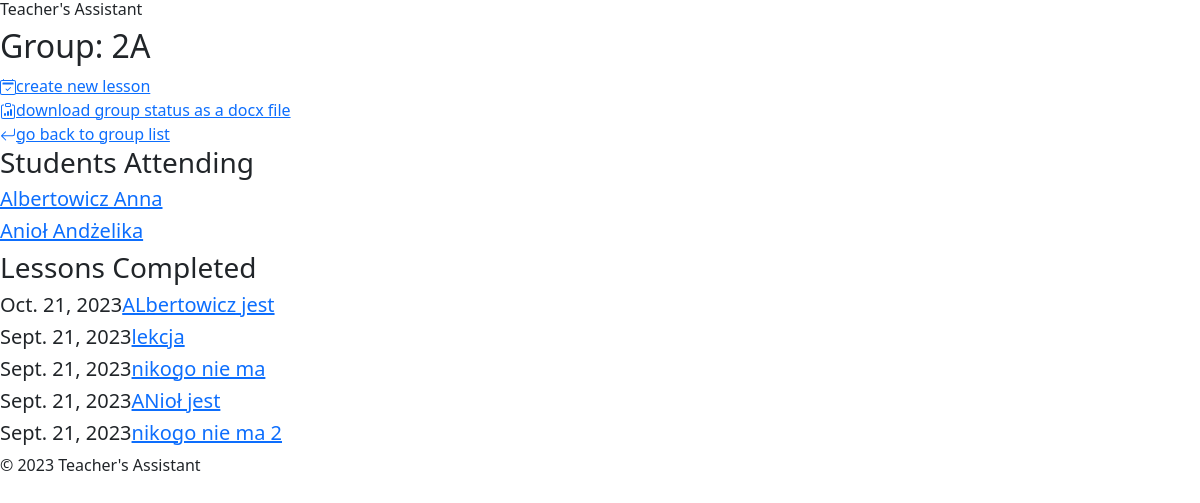
/groups/2A/, run on an earlier commit of the app's database.
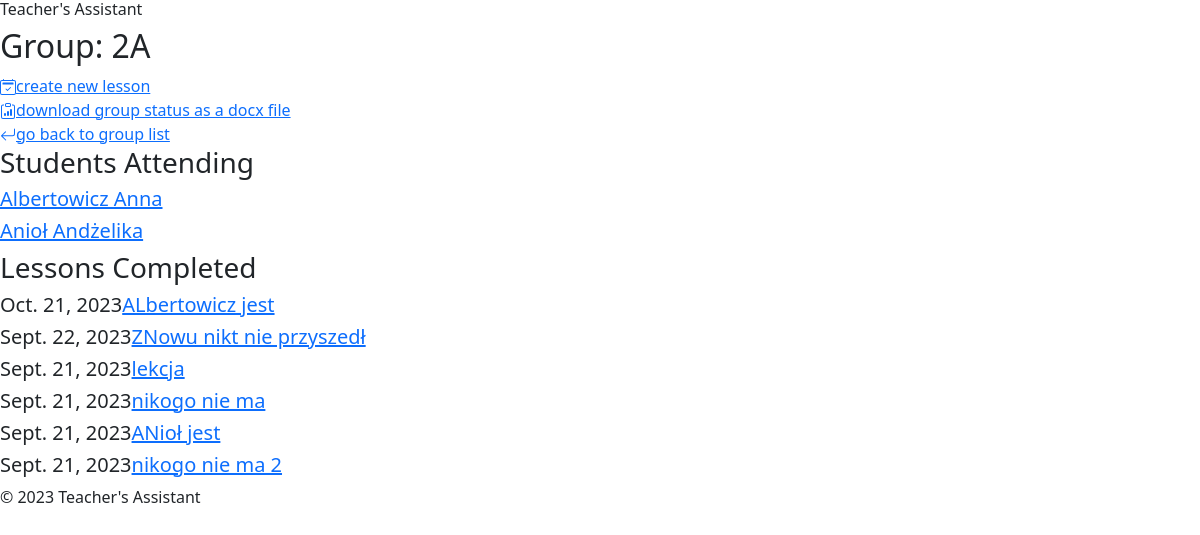
And on a later commit of the database.
### groups/models.py (models this page shows, shortened)
class Student(ms.Model):
    name = ms.CharField(max_length=20, help_text="The student's first name.")
    surname = ms.CharField(max_length=20, help_text="The student's last name.")
    group = ms.ForeignKey(Group, on_delete=ms.CASCADE, help_text="The group to which the student belongs.")
    def __str__(self):
        return f"{self.surname} {self.name}"

class Lesson(ms.Model):
    date = ms.DateField(default=timezone.now)
    subject = ms.CharField(max_length=50, help_text="The subject of the lesson.")
    group = ms.ForeignKey(Group, on_delete=ms.CASCADE, help_text="The group that participated in the lesson.")
    students_present = ms.ManyToManyField(Student, blank=True, related_name='lessons_present')
    students_absent = ms.ManyToManyField(Student, blank=True, related_name='lessons_absent')

### groups/views.py (the view)
# urls.py: path('<str:lvl>/', views.group_lessons, name='group_lessons'),
def group_lessons(request, lvl):
    group = get_object_or_404(Group, level=lvl)
    lessons = Lesson.objects.filter(group=group).order_by('-date')
    students_in = Student.objects.filter(group=group).order_by('surname')
    return render(request, 'groups/group_lessons.html', {'group':group, 'lessons':lessons, 'students_in':students_in})

### templates/groups/group_lessons.html
{% extends 'groups/base.html' %}
{% block content %}
<h2>Group: {{group.level}}</h2>
<a href="{% url 'new_lesson' lvl=group.level %}">
                    {% include './icons/calendar2-check.svg' %}create new lesson</a>
<br>
<a href="{% url 'get_status' lvl=group.level %}">
		    {% include './icons/clipboard-data.svg' %}download group status as a docx file</a>
<br>
<a href="{% url 'group_list' %}">
	{% include './icons/arrow-return-left.svg' %}go back to group list</a>
<br>
<h3>Students Attending</h3>
{% for student in students_in %}
<h5><a href="{% url 'student_info' lvl=group.level  pk=student.pk %}">{{student}}</a></h5>
{% endfor %}
<h3>Lessons Completed</h3>
{% for lesson in lessons %}
<h5>{{lesson.date}}<a href="{% url 'edit_lesson' lvl=group.level pk=lesson.pk %}">{{lesson.subject}}</a></h5>
{% endfor %}
{% endblock %}

What changed in the data, as far as the page shows it:
added Lesson: date "Sept. 22, 2023", subject "ZNowu nikt nie przyszedł"
